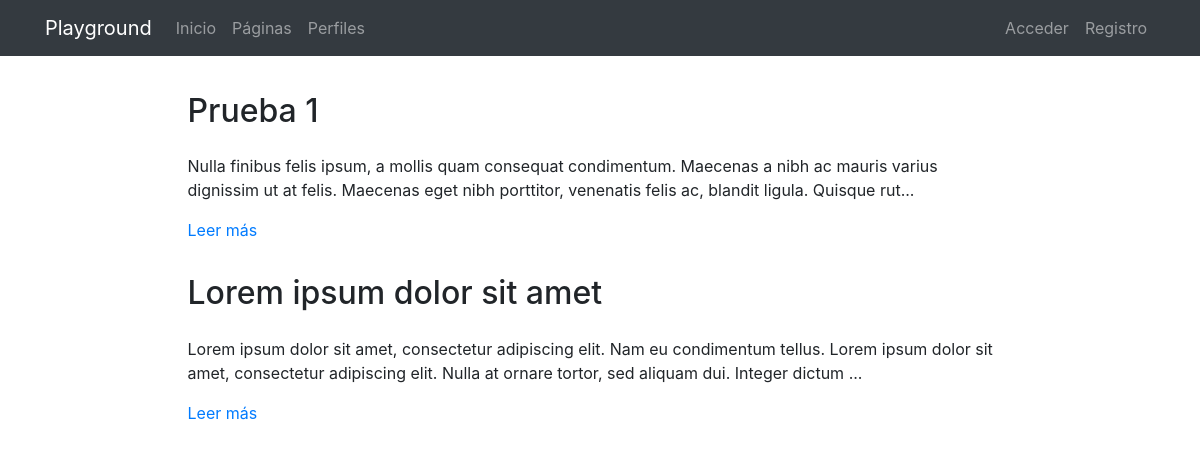
The page /pages/ on the database its author committed.
### pages/models.py (models this page shows, shortened)
class Page(models.Model):
    title = models.CharField(verbose_name="Título", max_length=200)
    content = RichTextField(verbose_name="Contenido")
    order = models.SmallIntegerField(verbose_name="Orden", default=0)
    created = models.DateTimeField(auto_now_add=True, verbose_name="Fecha de creación")
    updated = models.DateTimeField(auto_now=True, verbose_name="Fecha de edición")
    class Meta:
        verbose_name = "página"
        verbose_name_plural = "páginas"
        ordering = ['order', 'title']

### pages/views.py (the view)
# urls.py: path('', PageListView.as_view(), name='pages'),
class PageListView(ListView):
    model = Page

### pages/templates/pages/page_list.html (shortened to what this page needs)
{% extends 'core/base.html' %}
{% load static %}
{% block content %}
{% include 'pages/includes/pages_menu.html' %}
<main role="main">
  <div class="container mb-4">
    {% for page in page_list|dictsort:"id" reversed %}
      <div class="row mt-3">
        <div class="col-md-9 mx-auto">
          <h2 class="mb-4">{{page.title}}</h2>
          <div>
            <p>{{page.content|striptags|safe|truncatechars:"200"}}</p>
            <p><a href="{% url 'pages:page' page.id page.title|slugify %}">Leer más</a>
            </p>
          </div>
        </div>
      </div>
    {% endfor %}
  </div>
</main>
{% endblock %}

### core/static/core/css/main.css (style rules this page uses)
main { padding-top: 20px; }
:root { --jumbotron-padding-y: 3rem; }

### rows shown on the page
Page: title "Prueba 1", content "Nulla finibus felis ipsum, a mollis quam consequat condimentum. Maecenas a nibh ac mauris varius dignissim ut at felis. Maecenas eget nibh porttitor, venenatis felis ac, blandit ligula. Quisque rut..."
Page: title "Lorem ipsum dolor sit amet", content "Lorem ipsum dolor sit amet, consectetur adipiscing elit. Nam eu condimentum tellus. Lorem ipsum dolor sit amet, consectetur adipiscing elit. Nulla at ornare tortor, sed aliquam dui. Integer dictum ..."
